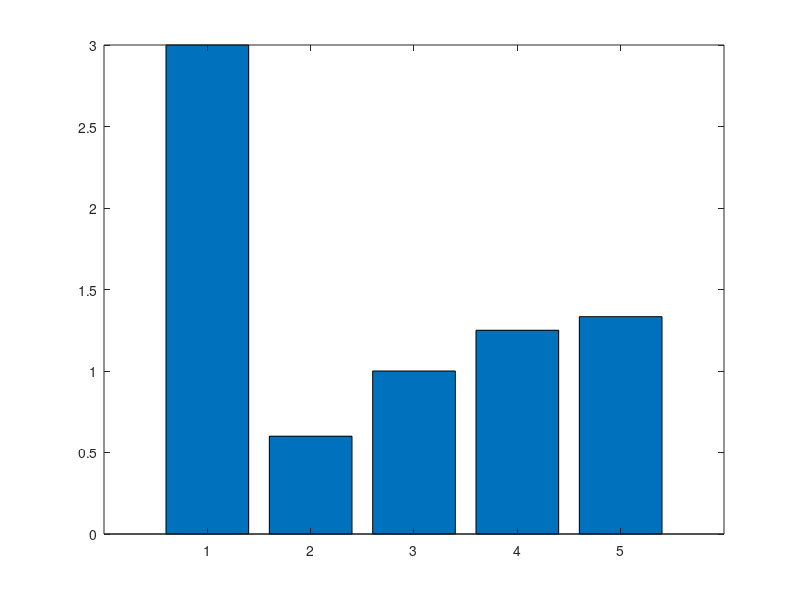
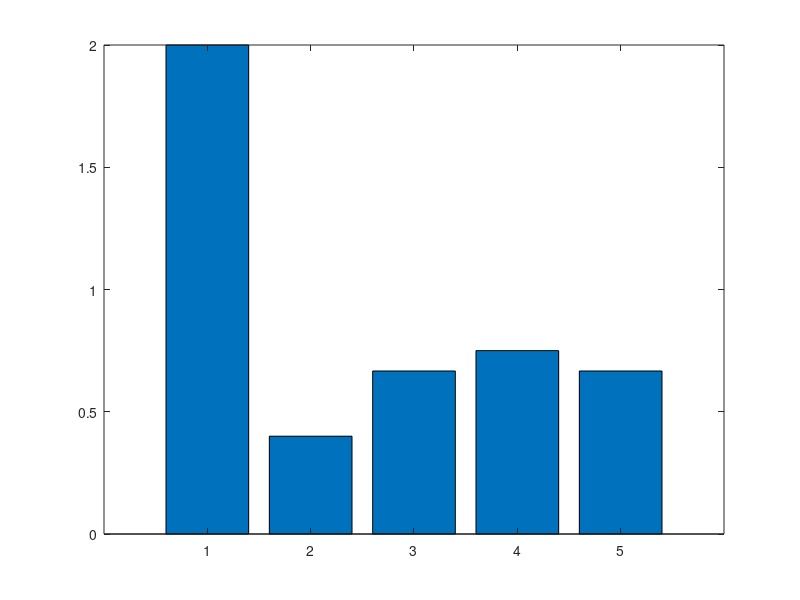

The MATLAB source for these figures, in order:
clc;
clear all;
close all;
L=[];
B=[];
C=[];
l1=[1 2 5 10 20];%arrival rate new
l2=[2 4 10 15 20];%arrival rate VIP
mu=[1 10 15 20 30];
for i =1:length(l1)
    e=1/mu(i);%exponential service times
    load=(l1(i)+l2(i))*e;%formula for finding out load
    load2=l2(i)*e;
    L=[L,load];%storing the load values of server1 for each case
    B=[B,load2];%storing the load values on server 2 for each case
end
%%%%%%Q5(b)%%%%%
disp('load on server1')
disp(L)
disp('load on server2')
disp(B)
%%%% from the above test we can find that load on server 2 is less and
%%%% offocurse because it only serves VIP customers so less population 
%%%%%%Q5(c)%%%%%%%
for kk =1:max(L)+1
    count (kk, 1) = kk - 1;
    count (kk, 2) = sum(( kk - 1) == L ); 
end
figure
bar(L)%plotting load on server 1
figure 
bar(B)%plotting load on server2

